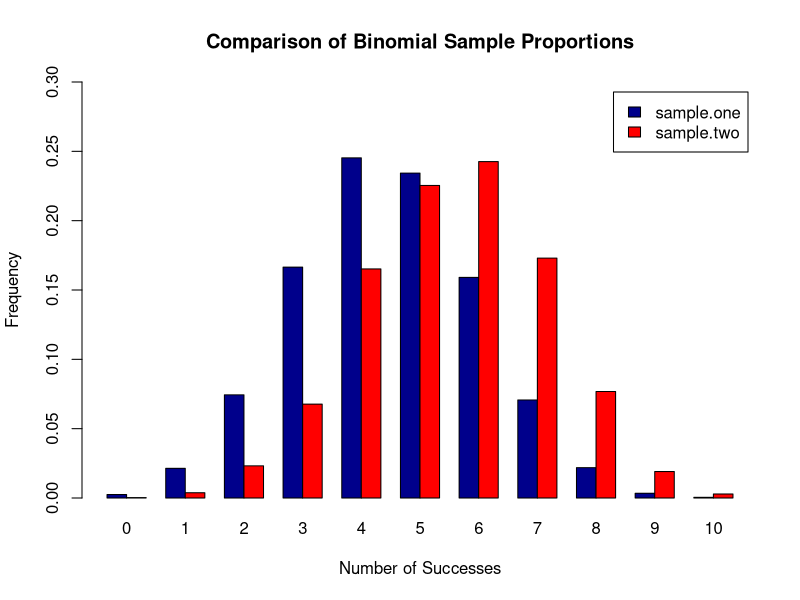
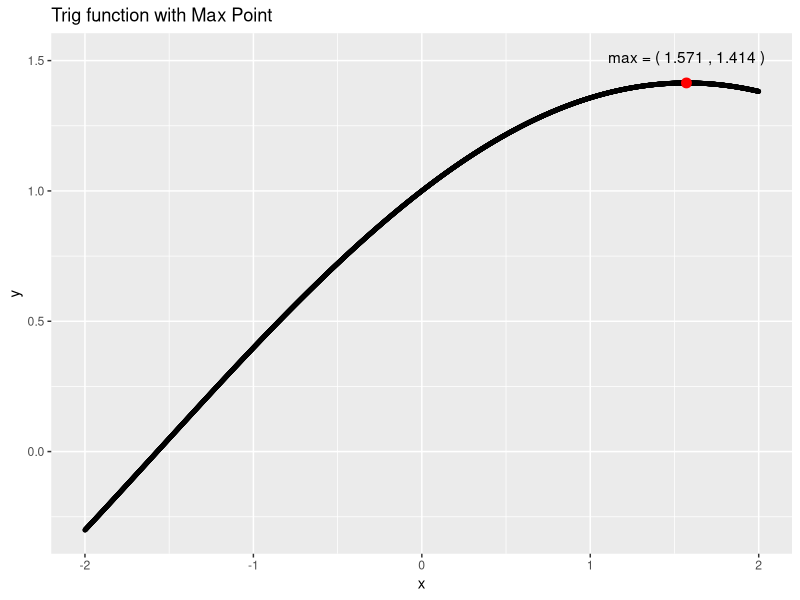
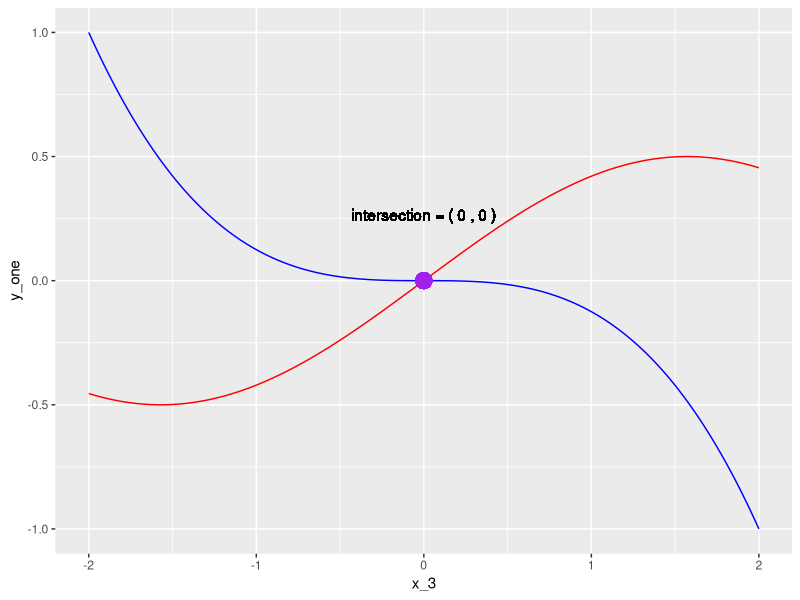
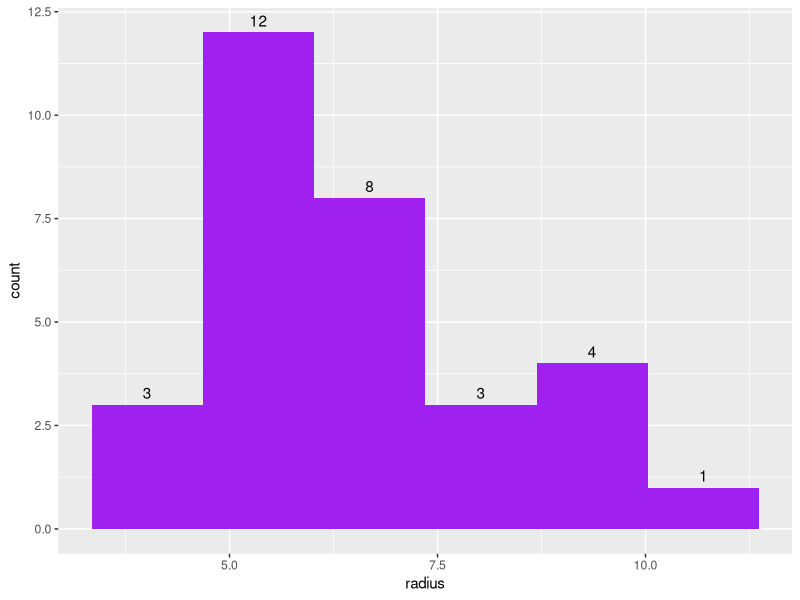
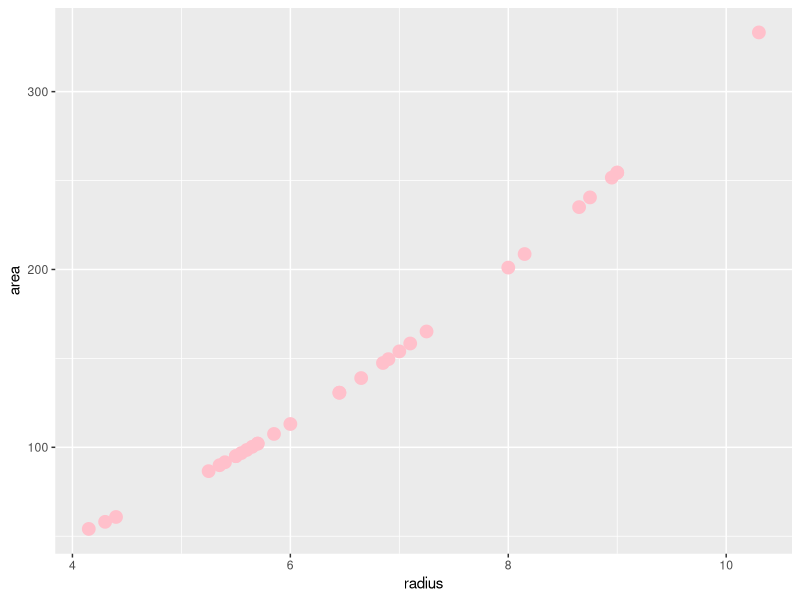
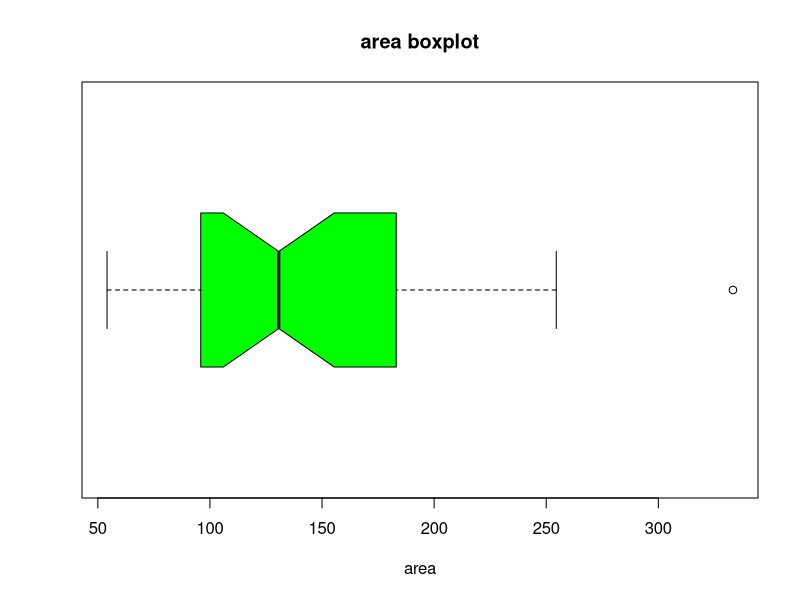
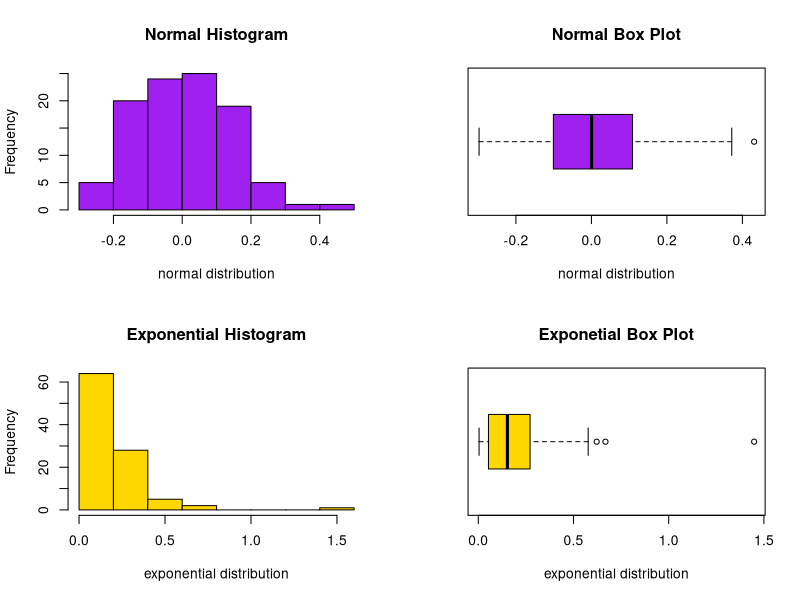
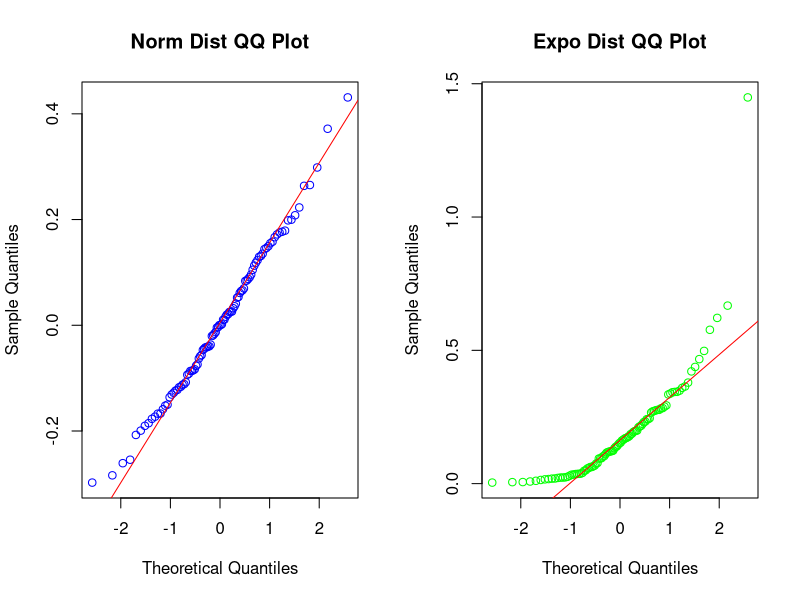

R code for these plots, in order:
## ---- chunk 1
# DO NOT ADD OR REVISE CODE HERE
knitr::opts_chunk$set(echo = TRUE, eval = TRUE)

## ---- chunk 2
set.seed(123)
sample.one <- table(rbinom(10000, 10, 0.45)) / 10000
sample.two <- table(rbinom(10000, 10, 0.55)) / 10000

successes <- seq(0, 10)

sum(sample.one * successes) # [1] 4.4827
sum(sample.two * successes) # [1] 5.523
## ---- chunk 3
counts <- rbind(sample.one, sample.two)

barplot(counts, main = "Comparison of Binomial Sample Proportions", 
  ylab = "Frequency", ylim = c(0,0.3),xlab = "Number of Successes",
  beside = TRUE, col = c("darkblue","red"),legend = rownames(counts),
  names.arg = c("0", "1", "2", "3", "4", "5", "6", "7", "8", "9", "10"))
## ---- chunk 4
triple_peat <- c(2,-5.1,-23)

arith_vector <- sum(c((7/42),3,(35/42)))

test1a_vector <- c(0:4,13,rep(triple_peat, times = 3),arith_vector)
test1a_vector

## ---- chunk 5
sorted_vector <- sort(test1a_vector,decreasing = FALSE)
sorted_vector

L <- length(sorted_vector)
L

desc_seq <- L:1
desc_seq

added_vector <- sorted_vector + desc_seq
added_vector
## ---- chunk 6
extract_vector <- c(added_vector[1],tail(added_vector,n=1))
extract_vector

unextract_vector <- c(added_vector[2:(length(added_vector)-1)])
unextract_vector

## ---- chunk 7
reconstructed_vector <- c(extract_vector[1],unextract_vector,extract_vector[-1])
reconstructed_vector

summed_reconstruct <- sum(reconstructed_vector)
summed_reconstruct
## ---- chunk 8
test2a_trig_func <- function(x) {
  y <- sin(x/2) + cos(x/2)
  return(y)
}

# for testing, the following should return
# 0.4931506
# test2a_trig_func(4)

## ---- chunk 9
library(glue)

x <- c(seq(-2, 2, length.out = 4001))
y <- unlist(lapply(x,FUN=test2a_trig_func))

max_y <- max(y)

max_y_index <- which(y == max_y)

max_x <- x[max_y_index]

print(paste("Max xy = (",max_x,',',round(max_y,3),')'))

## ---- chunk 10
library(ggplot2)
trig_df <- data.frame(x,y)
max_df <- data.frame(max_x,max_y)
max_point <- trig_df[which.max(trig_df$y),]


ggplot(data=trig_df, aes(x, y)) + 
  geom_point(color = 'black',size = 1) + 
  geom_point(data = trig_df[which.max(trig_df$y),],color='red',size=3) +
  geom_text(data = trig_df[which.max(trig_df$y),], 
             aes(x,y,label=paste("max = (",max_x,",",round(max_y,3),")")),nudge_y = .1) +
  ggtitle("Trig function with Max Point")

## ---- chunk 11
library(ggplot2)
func_one <- function(x) {
  y <- cos(x / 2) * sin(x / 2)
  return(y)
}

func_two <- function(x){
  y <- -(x/2)^3
  return(y)
}

x_3 <- seq(-2, 2, length=4001)

y_one <- unlist(lapply(x_3,FUN=func_one))

y_two <- unlist(lapply(x_3,FUN=func_two))

sec3_df <- data.frame(x_3,y_one,y_two)

intersection <- sec3_df[sec3_df$y_one == sec3_df$y_two,]
#paste("intersection = (",intersection$x_3,",",intersection$y_one,")")

ggplot(data=sec3_df, aes(x_3)) + 
  geom_line(aes(y = y_one), color = "red") +
  geom_line(aes(y = y_two), color = "blue") +
  geom_point(aes(x=intersection$x_3, y=intersection$y_one), size = 5, colour="purple") +
  geom_text(data=sec3_df,aes(x=intersection$x_3, y=intersection$y_one, 
            label=paste("intersection = (",intersection$x_3,",",intersection$y_one,")"),
            vjust = -5)
            )

## ---- chunk 12
data(trees)
trees_df = trees

medians <- apply(trees_df,2,median)

#get the index where girth == medians[1]
girth_index <- which(trees_df$Girth == medians[1])
#print the rows from the df
girth_rows <- trees_df[girth_index,]
print(girth_rows)

#do the above for height
height_index <- which(trees_df$Height == medians[2])
height_rows <- trees_df[height_index,]
print(height_rows)

#do the above for volume
volume_index <- which(trees_df$Volume == medians[3])
volume_rows <- trees_df[volume_index,]
print(volume_rows)


#one line output?
all_rows <- trees_df[c(girth_index,height_index,volume_index),]
print(all_rows)

## ---- chunk 13
library(ggplot2)
trees_df$radius <- with(trees_df, Girth / 2)

trees_df$area <- with(trees_df, pi * radius ^ 2)

#make stem & leaf
stem(trees_df$radius)

#neat bin width calculation formula found online
radius_bw <- 2 * IQR(trees_df$radius) / length(trees_df$radius)^(1/3)

#make the histogram
radius_hist <- ggplot(data=trees_df,aes(x=radius)) + 
  geom_histogram(fill="purple", binwidth = radius_bw) +
  stat_bin(aes(y=after_stat(count), label=after_stat(count)), binwidth = radius_bw, geom="text", vjust=-.5) 

radius_hist

#make the scatter plot
radius_area_chart <- ggplot(data=trees_df,aes(x=radius,y=area)) +
  geom_point(size = 4, color = "pink")
radius_area_chart

## ---- chunk 14
area_box <- boxplot(trees_df$area,
                    horizontal=TRUE, 
                    notch=TRUE,
                    col="green", 
                    xlab = "area")
title("area boxplot")

## ---- chunk 15
outlier <- area_box$out
outlier_row <- trees_df[which(trees_df$area == outlier),]
outlier_row


#one line using max()
max_area_row <- trees_df[which.max(trees_df$area),]
max_area_row
## ---- chunk 16
set.seed(124)
y_5 <- rexp(100,rate = 5.5)

set.seed(127)
x_5 <- rnorm(100,mean = 0, sd = 0.15)

xy_5 <- cbind(x_5,y_5)

#type 6 gets the 3 digit round to be equal, and need round to 4 digit
#default type 7 doesn't get us close per the instruction
iqr_5 <- apply(xy_5,2,IQR, type = 6)

round(iqr_5,digits = 4)

## ---- chunk 17
par(mfrow = c(2, 2))
hist(x_5, xlab = "normal distribution", col = "purple", main = "Normal Histogram")
boxplot(x_5, horizontal = TRUE, xlab = "normal distribution", col = "purple", main = "Normal Box Plot")
hist(y_5, xlab = "exponential distribution", col = "gold", main = "Exponential Histogram")
boxplot(y_5, horizontal = TRUE, xlab = "exponential distribution", col = "gold", main = "Exponetial Box Plot")
## ---- chunk 18
library(glue)
par(mfrow = c(1, 2))
#thin tail due to left end being above and right end being below
qqnorm(x_5,col = "blue", main = "Norm Dist QQ Plot")
qqline(x_5, col = "red")
#right skewed since curve above line both ends
qqnorm(y_5, col = "green", main = "Expo Dist QQ Plot")
qqline(y_5, col = "red")

#get q1 and q3 for x then calc bounds
x_5_quantiles <- c(quantile(x_5,0.25),quantile(x_5,0.75))
x_5_3iqr <- (x_5_quantiles[2] - x_5_quantiles[1]) * 3
x_5_bounds <- c((x_5_quantiles[1] -  x_5_3iqr),(x_5_quantiles[2] + x_5_3iqr))
#get q1 and q3 for y x then calc bounds
y_5_quantiles <- c(quantile(y_5,0.25),quantile(y_5,0.75))
y_5_3iqr <- (y_5_quantiles[2] - y_5_quantiles[1]) * 3
y_5_bounds <- c((y_5_quantiles[1] -  y_5_3iqr),(y_5_quantiles[2] + y_5_3iqr))

#x outliers are empty
x_5_ext_outliers <- xy_5[which(x_5 < x_5_bounds[1] | x_5 > x_5_bounds[2])]
glue('extreme outliers for x: {x_5_ext_outliers}')

y_5_ext_outliers <- xy_5[which(y_5 < y_5_bounds[1] | y_5 > y_5_bounds[2])]
glue('extreme outliers for y: {y_5_ext_outliers}')
